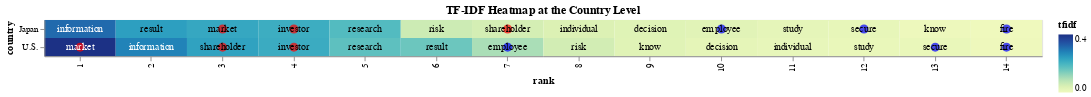

Source (notebook cell):
### Markdown cell above
![Heatmap Chart](chart1.png)

### Code cell
# Show the heat map at the country level.
term_list3 = ['shareholder', 'market', 'investor']
term_list4 = ['employee', 'secure', 'fire']

tfidf_melted2 = tfidf_df_country.melt(id_vars=['country'], var_name='term', value_name='tfidf')

tfidf_melted2 = tfidf_melted2.sort_values(by=['country', 'tfidf', 'term'], ascending=[True, False, True])

tfidf_melted2['rank'] = tfidf_melted2.groupby('country').cumcount() + 1

base = alt.Chart(tfidf_melted2).encode(
    x='rank:O',
    y='country:N'
)

heatmap = base.mark_rect().encode(
    color='tfidf:Q'
)

circle_red2 = base.mark_circle(size=100).encode(
    color=alt.condition(
        alt.FieldOneOfPredicate(field='term', oneOf=term_list3),
        alt.value('red'),
        alt.value('#FFFFFF00')
    )
)

circle_blue2 = base.mark_circle(size=100).encode(
    color=alt.condition(
        alt.FieldOneOfPredicate(field='term', oneOf=term_list4),
        alt.value('blue'),
        alt.value('#FFFFFF00')
    )
)

text = base.mark_text(baseline='middle').encode(
    text='term:N',
    color=alt.condition(alt.datum.tfidf >= 0.23, alt.value('white'), alt.value('black'))
)

chart2 = (heatmap + circle_red2 + circle_blue2 + text).properties(
    width=1100,
    title='TF-IDF Heatmap at the Country Level'
)

chart2.save('chart2.png')
chart2

### Figure 1 — Vega-Lite specification as saved in the notebook (floating-point values rounded to 4 significant figures)
{"config": {"view": {"continuousWidth": 300, "continuousHeight": 300}}, "layer": [{"mark": {"type": "rect"}, "encoding": {"color": {"field": "tfidf", "type": "quantitative"}, "x": {"field": "rank", "type": "ordinal"}, "y": {"field": "country", "type": "nominal"}}}, {"mark": {"type": "circle", "size": 100}, "encoding": {"color": {"condition": {"test": {"field": "term", "oneOf": ["shareholder", "market", "investor"]}, "value": "red"}, "value": "#FFFFFF00"}, "x": {"field": "rank", "type": "ordinal"}, "y": {"field": "country", "type": "nominal"}}}, {"mark": {"type": "circle", "size": 100}, "encoding": {"color": {"condition": {"test": {"field": "term", "oneOf": ["employee", "secure", "fire"]}, "value": "blue"}, "value": "#FFFFFF00"}, "x": {"field": "rank", "type": "ordinal"}, "y": {"field": "country", "type": "nominal"}}}, {"mark": {"type": "text", "baseline": "middle"}, "encoding": {"color": {"condition": {"test": "(datum.tfidf >= 0.23)", "value": "white"}, "value": "black"}, "text": {"field": "term", "type": "nominal"}, "x": {"field": "rank", "type": "ordinal"}, "y": {"field": "country", "type": "nominal"}}}], "data": {"name": "data-1504289c2ce241590de1b46491d386b2"}, "title": "TF-IDF Heatmap at the Country Level", "width": 1100, "$schema": "https://vega.github.io/schema/vega-lite/v5.20.1.json", "datasets": {"data-1504289c2ce241590de1b46491d386b2": [{"country": "Japan", "term": "information", "tfidf": 0.2876, "rank": 1}, {"country": "Japan", "term": "result", "tfidf": 0.2214, "rank": 2}, {"country": "Japan", "term": "market", "tfidf": 0.2076, "rank": 3}, {"country": "Japan", "term": "investor", "tfidf": 0.1978, "rank": 4}, {"country": "Japan", "term": "research", "tfidf": 0.1715, "rank": 5}, {"country": "Japan", "term": "risk", "tfidf": 0.05658, "rank": 6}, {"country": "Japan", "term": "shareholder", "tfidf": 0.04744, "rank": 7}, {"country": "Japan", "term": "individual", "tfidf": 0.03673, "rank": 8}, {"country": "Japan", "term": "decision", "tfidf": 0.03044, "rank": 9}, {"country": "Japan", "term": "employee", "tfidf": 0.02742, "rank": 10}, {"country": "Japan", "term": "study", "tfidf": 0.01995, "rank": 11}, {"country": "Japan", "term": "secure", "tfidf": 0.01641, "rank": 12}, {"country": "Japan", "term": "know", "tfidf": 0.004482, "rank": 13}, {"country": "Japan", "term": "fire", "tfidf": 0.001575, "rank": 14}, {"country": "U.S.", "term": "market", "tfidf": 0.3701, "rank": 1}, {"country": "U.S.", "term": "information", "tfidf": 0.2588, "rank": 2}, {"country": "U.S.", "term": "shareholder", "tfidf": 0.2165, "rank": 3}, {"country": "U.S.", "term": "investor", "tfidf": 0.2006, "rank": 4}, {"country": "U.S.", "term": "research", "tfidf": 0.1599, "rank": 5}, {"country": "U.S.", "term": "result", "tfidf": 0.146, "rank": 6}, {"country": "U.S.", "term": "employee", "tfidf": 0.09225, "rank": 7}, {"country": "U.S.", "term": "risk", "tfidf": 0.05, "rank": 8}, {"country": "U.S.", "term": "know", "tfidf": 0.02841, "rank": 9}, {"country": "U.S.", "term": "decision", "tfidf": 0.02091, "rank": 10}, {"country": "U.S.", "term": "individual", "tfidf": 0.0159, "rank": 11}, {"country": "U.S.", "term": "study", "tfidf": 0.01213, "rank": 12}, {"country": "U.S.", "term": "secure", "tfidf": 0.01195, "rank": 13}, {"country": "U.S.", "term": "fire", "tfidf": 0.004186, "rank": 14}]}}
